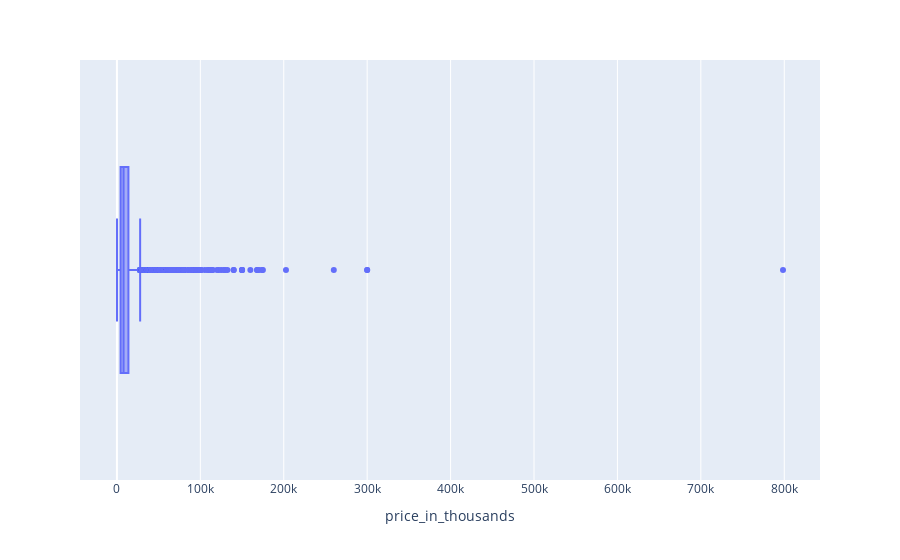

Notebook source saved alongside this figure:
### Code cell
# There are outliers values in the price, that came from the Inconsistency in the types of property
px.box(df, x='price_in_thousands')

### Figure 1 — Plotly figure (JSON) as saved in the notebook; plotly's stock layout.template omitted (floating-point values rounded to 4 significant figures; data arrays with more than 128 entries replaced by an {"elided": "..."} marker saying what was removed)
{"data": [{"alignmentgroup": "True", "hovertemplate": "price_in_thousands=%{x}<extra></extra>", "legendgroup": "", "marker": {"color": "#636efa"}, "name": "", "notched": false, "offsetgroup": "", "orientation": "h", "showlegend": false, "type": "box", "x": {"elided": "10939 float values"}, "x0": " ", "xaxis": "x", "y0": " ", "yaxis": "y"}], "layout": {"boxmode": "group", "legend": {"tracegroupgap": 0}, "margin": {"t": 60}, "xaxis": {"anchor": "y", "domain": [0, 1], "title": {"text": "price_in_thousands"}}, "yaxis": {"anchor": "x", "domain": [0, 1]}}}
